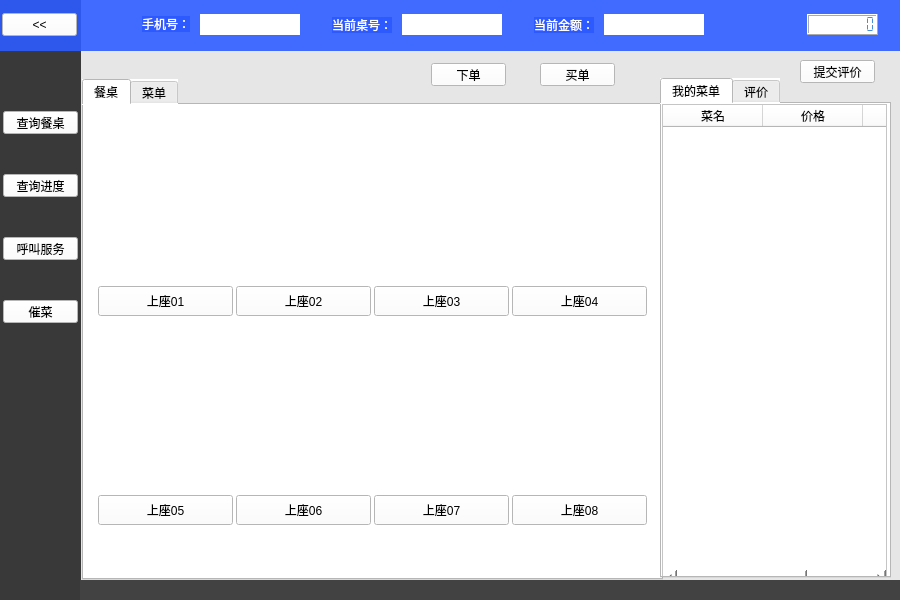
<?xml version="1.0" encoding="UTF-8"?>
<ui version="4.0">
 <class>Widget</class>
 <widget class="QWidget" name="Widget">
  <property name="geometry">
   <rect>
    <x>0</x>
    <y>0</y>
    <width>900</width>
    <height>600</height>
   </rect>
  </property>
  <property name="windowTitle">
   <string>欢迎光临天一阁餐厅</string>
  </property>
  <property name="styleSheet">
   <string notr="true">background-color: rgb(255, 255, 255);</string>
  </property>
  <widget class="QPushButton" name="back_pushButton">
   <property name="geometry">
    <rect>
     <x>2</x>
     <y>13</y>
     <width>75</width>
     <height>23</height>
    </rect>
   </property>
   <property name="styleSheet">
    <string notr="true"/>
   </property>
   <property name="text">
    <string>&lt;&lt;</string>
   </property>
  </widget>
  <widget class="QPushButton" name="order_pushButton">
   <property name="geometry">
    <rect>
     <x>431</x>
     <y>63</y>
     <width>75</width>
     <height>23</height>
    </rect>
   </property>
   <property name="styleSheet">
    <string notr="true"/>
   </property>
   <property name="text">
    <string>下单</string>
   </property>
  </widget>
  <widget class="QTabWidget" name="tabWidget">
   <property name="geometry">
    <rect>
     <x>82</x>
     <y>79</y>
     <width>581</width>
     <height>501</height>
    </rect>
   </property>
   <property name="styleSheet">
    <string notr="true">background-color: rgb(255, 255, 255);
</string>
   </property>
   <property name="tabPosition">
    <enum>QTabWidget::North</enum>
   </property>
   <property name="currentIndex">
    <number>0</number>
   </property>
   <widget class="QWidget" name="tab">
    <attribute name="title">
     <string>餐桌</string>
    </attribute>
    <widget class="QWidget" name="layoutWidget">
     <property name="geometry">
      <rect>
       <x>3</x>
       <y>21</y>
       <width>568</width>
       <height>410</height>
      </rect>
     </property>
     <layout class="QGridLayout" name="gridLayout">
      <property name="verticalSpacing">
       <number>30</number>
      </property>
      <item row="0" column="0">
       <layout class="QVBoxLayout" name="verticalLayout">
        <property name="spacing">
         <number>30</number>
        </property>
        <item>
         <widget class="QLabel" name="A1_label">
          <property name="minimumSize">
           <size>
            <width>135</width>
            <height>127</height>
           </size>
          </property>
          <property name="maximumSize">
           <size>
            <width>135</width>
            <height>127</height>
           </size>
          </property>
          <property name="styleSheet">
           <string notr="true">background-image: url(:/image/images/empty_table.png);</string>
          </property>
          <property name="text">
           <string/>
          </property>
          <property name="pixmap">
           <pixmap resource="image.qrc">:/image/images/empty1_table.png</pixmap>
          </property>
         </widget>
        </item>
        <item>
         <widget class="QPushButton" name="A1_pushButton">
          <property name="minimumSize">
           <size>
            <width>135</width>
            <height>30</height>
           </size>
          </property>
          <property name="maximumSize">
           <size>
            <width>135</width>
            <height>30</height>
           </size>
          </property>
          <property name="text">
           <string>上座01</string>
          </property>
         </widget>
        </item>
       </layout>
      </item>
      <item row="0" column="1">
       <layout class="QVBoxLayout" name="verticalLayout_2">
        <property name="spacing">
         <number>30</number>
        </property>
        <item>
         <widget class="QLabel" name="A2_label">
          <property name="minimumSize">
           <size>
            <width>135</width>
            <height>127</height>
           </size>
          </property>
          <property name="maximumSize">
           <size>
            <width>135</width>
            <height>127</height>
           </size>
          </property>
          <property name="styleSheet">
           <string notr="true">background-image: url(:/image/images/empty_table.png);</string>
          </property>
          <property name="text">
           <string/>
          </property>
          <property name="pixmap">
           <pixmap resource="image.qrc">:/image/images/empty1_table.png</pixmap>
          </property>
         </widget>
        </item>
        <item>
         <widget class="QPushButton" name="A2_pushButton">
          <property name="minimumSize">
           <size>
            <width>135</width>
            <height>30</height>
           </size>
          </property>
          <property name="maximumSize">
           <size>
            <width>135</width>
            <height>30</height>
           </size>
          </property>
          <property name="text">
           <string>上座02</string>
          </property>
         </widget>
        </item>
       </layout>
      </item>
      <item row="0" column="2">
       <layout class="QVBoxLayout" name="verticalLayout_3">
        <property name="spacing">
         <number>30</number>
        </property>
        <item>
         <widget class="QLabel" name="A3_label">
          <property name="minimumSize">
           <size>
            <width>135</width>
            <height>127</height>
           </size>
          </property>
          <property name="maximumSize">
           <size>
            <width>135</width>
            <height>127</height>
           </size>
          </property>
          <property name="styleSheet">
           <string notr="true">background-image: url(:/image/images/empty_table.png);</string>
          </property>
          <property name="text">
           <string/>
          </property>
          <property name="pixmap">
           <pixmap resource="image.qrc">:/image/images/empty1_table.png</pixmap>
          </property>
         </widget>
        </item>
        <item>
         <widget class="QPushButton" name="A3_pushButton">
          <property name="minimumSize">
           <size>
            <width>135</width>
            <height>30</height>
           </size>
          </property>
          <property name="maximumSize">
           <size>
            <width>135</width>
            <height>30</height>
           </size>
          </property>
          <property name="text">
           <string>上座03</string>
          </property>
         </widget>
        </item>
       </layout>
      </item>
      <item row="0" column="3">
       <layout class="QVBoxLayout" name="verticalLayout_4">
        <property name="spacing">
         <number>30</number>
        </property>
        <item>
         <widget class="QLabel" name="A4_label">
          <property name="minimumSize">
           <size>
            <width>135</width>
            <height>127</height>
           </size>
          </property>
          <property name="maximumSize">
           <size>
            <width>135</width>
            <height>127</height>
           </size>
          </property>
          <property name="styleSheet">
           <string notr="true">background-image: url(:/image/images/empty_table.png);</string>
          </property>
          <property name="text">
           <string/>
          </property>
          <property name="pixmap">
           <pixmap resource="image.qrc">:/image/images/empty1_table.png</pixmap>
          </property>
         </widget>
        </item>
        <item>
         <widget class="QPushButton" name="A4_pushButton">
          <property name="minimumSize">
           <size>
            <width>135</width>
            <height>30</height>
           </size>
          </property>
          <property name="maximumSize">
           <size>
            <width>145</width>
            <height>30</height>
           </size>
          </property>
          <property name="text">
           <string>上座04</string>
          </property>
         </widget>
        </item>
       </layout>
      </item>
      <item row="1" column="0">
       <layout class="QVBoxLayout" name="verticalLayout_5">
        <property name="spacing">
         <number>30</number>
        </property>
        <item>
         <widget class="QLabel" name="A5_label">
          <property name="minimumSize">
           <size>
            <width>135</width>
            <height>127</height>
           </size>
          </property>
          <property name="maximumSize">
           <size>
            <width>135</width>
            <height>127</height>
           </size>
          </property>
          <property name="styleSheet">
           <string notr="true">background-image: url(:/image/images/empty_table.png);</string>
          </property>
          <property name="text">
           <string/>
          </property>
          <property name="pixmap">
           <pixmap resource="image.qrc">:/image/images/empty1_table.png</pixmap>
          </property>
         </widget>
        </item>
        <item>
         <widget class="QPushButton" name="A5_pushButton">
          <property name="minimumSize">
           <size>
            <width>135</width>
            <height>30</height>
           </size>
          </property>
          <property name="maximumSize">
           <size>
            <width>145</width>
            <height>30</height>
           </size>
          </property>
          <property name="text">
           <string>上座05</string>
          </property>
         </widget>
        </item>
       </layout>
      </item>
      <item row="1" column="1">
       <layout class="QVBoxLayout" name="verticalLayout_6">
        <property name="spacing">
         <number>30</number>
        </property>
        <item>
         <widget class="QLabel" name="A6_label">
          <property name="minimumSize">
           <size>
            <width>135</width>
            <height>127</height>
           </size>
          </property>
          <property name="maximumSize">
           <size>
            <width>135</width>
            <height>127</height>
           </size>
          </property>
          <property name="styleSheet">
           <string notr="true">background-image: url(:/image/images/empty_table.png);</string>
          </property>
          <property name="text">
           <string/>
          </property>
          <property name="pixmap">
           <pixmap resource="image.qrc">:/image/images/empty1_table.png</pixmap>
          </property>
         </widget>
        </item>
        <item>
         <widget class="QPushButton" name="A6_pushButton">
          <property name="minimumSize">
           <size>
            <width>135</width>
            <height>30</height>
           </size>
          </property>
          <property name="maximumSize">
           <size>
            <width>145</width>
            <height>30</height>
           </size>
          </property>
          <property name="text">
           <string>上座06</string>
          </property>
         </widget>
        </item>
       </layout>
      </item>
      <item row="1" column="2">
       <layout class="QVBoxLayout" name="verticalLayout_7">
        <property name="spacing">
         <number>30</number>
        </property>
        <item>
         <widget class="QLabel" name="A7_label">
          <property name="minimumSize">
           <size>
            <width>135</width>
            <height>127</height>
           </size>
          </property>
          <property name="maximumSize">
           <size>
            <width>135</width>
            <height>127</height>
           </size>
          </property>
          <property name="styleSheet">
           <string notr="true">background-image: url(:/image/images/empty_table.png);</string>
          </property>
          <property name="text">
           <string/>
          </property>
          <property name="pixmap">
           <pixmap resource="image.qrc">:/image/images/empty1_table.png</pixmap>
          </property>
         </widget>
        </item>
        <item>
         <widget class="QPushButton" name="A7_pushButton">
          <property name="minimumSize">
           <size>
            <width>135</width>
            <height>30</height>
           </size>
          </property>
          <property name="maximumSize">
           <size>
            <width>145</width>
            <height>30</height>
           </size>
          </property>
          <property name="text">
           <string>上座07</string>
          </property>
         </widget>
        </item>
       </layout>
      </item>
      <item row="1" column="3">
       <layout class="QVBoxLayout" name="verticalLayout_8">
        <property name="spacing">
         <number>30</number>
        </property>
        <item>
         <widget class="QLabel" name="A8_label">
          <property name="minimumSize">
           <size>
            <width>135</width>
            <height>127</height>
           </size>
          </property>
          <property name="maximumSize">
           <size>
            <width>135</width>
            <height>127</height>
           </size>
          </property>
          <property name="styleSheet">
           <string notr="true">background-image: url(:/image/images/empty_table.png);</string>
          </property>
          <property name="text">
           <string/>
          </property>
          <property name="pixmap">
           <pixmap resource="image.qrc">:/image/images/empty1_table.png</pixmap>
          </property>
         </widget>
        </item>
        <item>
         <widget class="QPushButton" name="A8_pushButton">
          <property name="minimumSize">
           <size>
            <width>135</width>
            <height>30</height>
           </size>
          </property>
          <property name="maximumSize">
           <size>
            <width>145</width>
            <height>30</height>
           </size>
          </property>
          <property name="text">
           <string>上座08</string>
          </property>
         </widget>
        </item>
       </layout>
      </item>
     </layout>
    </widget>
   </widget>
   <widget class="QWidget" name="tab_3">
    <attribute name="title">
     <string>菜单</string>
    </attribute>
    <widget class="QTableWidget" name="menu_tableWidget">
     <property name="geometry">
      <rect>
       <x>0</x>
       <y>0</y>
       <width>571</width>
       <height>481</height>
      </rect>
     </property>
     <property name="editTriggers">
      <set>QAbstractItemView::NoEditTriggers</set>
     </property>
     <property name="showGrid">
      <bool>true</bool>
     </property>
     <property name="wordWrap">
      <bool>true</bool>
     </property>
     <property name="cornerButtonEnabled">
      <bool>true</bool>
     </property>
     <column>
      <property name="text">
       <string>菜品图</string>
      </property>
     </column>
     <column>
      <property name="text">
       <string>编号</string>
      </property>
     </column>
     <column>
      <property name="text">
       <string>类别</string>
      </property>
     </column>
     <column>
      <property name="text">
       <string>菜名</string>
      </property>
     </column>
     <column>
      <property name="text">
       <string>价格</string>
      </property>
     </column>
     <column>
      <property name="text">
       <string>点菜</string>
      </property>
     </column>
    </widget>
   </widget>
  </widget>
  <widget class="QPushButton" name="water_pushButton">
   <property name="geometry">
    <rect>
     <x>3</x>
     <y>237</y>
     <width>75</width>
     <height>23</height>
    </rect>
   </property>
   <property name="text">
    <string>呼叫服务</string>
   </property>
  </widget>
  <widget class="QPushButton" name="hurry_pushButton">
   <property name="geometry">
    <rect>
     <x>3</x>
     <y>300</y>
     <width>75</width>
     <height>23</height>
    </rect>
   </property>
   <property name="text">
    <string>催菜</string>
   </property>
  </widget>
  <widget class="QTabWidget" name="tabWidget_2">
   <property name="geometry">
    <rect>
     <x>660</x>
     <y>78</y>
     <width>231</width>
     <height>500</height>
    </rect>
   </property>
   <property name="styleSheet">
    <string notr="true">background-color: rgb(255, 255, 255);</string>
   </property>
   <property name="currentIndex">
    <number>0</number>
   </property>
   <widget class="QWidget" name="tab_2">
    <attribute name="title">
     <string>我的菜单</string>
    </attribute>
    <widget class="QTableWidget" name="mymenu_tableWidget">
     <property name="geometry">
      <rect>
       <x>0</x>
       <y>0</y>
       <width>225</width>
       <height>481</height>
      </rect>
     </property>
     <property name="editTriggers">
      <set>QAbstractItemView::NoEditTriggers</set>
     </property>
     <column>
      <property name="text">
       <string>菜名</string>
      </property>
     </column>
     <column>
      <property name="text">
       <string>价格</string>
      </property>
     </column>
     <column>
      <property name="text">
       <string>删除</string>
      </property>
     </column>
    </widget>
   </widget>
   <widget class="QWidget" name="tab_4">
    <attribute name="title">
     <string>评价</string>
    </attribute>
    <widget class="QTableWidget" name="evaluate_tableWidget">
     <property name="geometry">
      <rect>
       <x>0</x>
       <y>0</y>
       <width>256</width>
       <height>481</height>
      </rect>
     </property>
     <property name="editTriggers">
      <set>QAbstractItemView::NoEditTriggers</set>
     </property>
     <column>
      <property name="text">
       <string>项目</string>
      </property>
     </column>
     <column>
      <property name="text">
       <string>评分</string>
      </property>
     </column>
    </widget>
   </widget>
  </widget>
  <widget class="QPushButton" name="pay_pushButton">
   <property name="geometry">
    <rect>
     <x>540</x>
     <y>63</y>
     <width>75</width>
     <height>23</height>
    </rect>
   </property>
   <property name="text">
    <string>买单</string>
   </property>
  </widget>
  <widget class="QPushButton" name="submit_pushButton">
   <property name="geometry">
    <rect>
     <x>800</x>
     <y>60</y>
     <width>75</width>
     <height>23</height>
    </rect>
   </property>
   <property name="styleSheet">
    <string notr="true"/>
   </property>
   <property name="text">
    <string>提交评价</string>
   </property>
  </widget>
  <widget class="QPushButton" name="query_pushButton">
   <property name="geometry">
    <rect>
     <x>3</x>
     <y>174</y>
     <width>75</width>
     <height>23</height>
    </rect>
   </property>
   <property name="text">
    <string>查询进度</string>
   </property>
  </widget>
  <widget class="QPushButton" name="querytable_pushButton">
   <property name="geometry">
    <rect>
     <x>3</x>
     <y>111</y>
     <width>75</width>
     <height>23</height>
    </rect>
   </property>
   <property name="text">
    <string>查询餐桌</string>
   </property>
  </widget>
  <widget class="QLabel" name="black_label">
   <property name="geometry">
    <rect>
     <x>0</x>
     <y>0</y>
     <width>81</width>
     <height>601</height>
    </rect>
   </property>
   <property name="styleSheet">
    <string notr="true">background-color: rgb(57, 57, 57);</string>
   </property>
   <property name="text">
    <string/>
   </property>
  </widget>
  <widget class="QLabel" name="label_5">
   <property name="geometry">
    <rect>
     <x>80</x>
     <y>580</y>
     <width>821</width>
     <height>21</height>
    </rect>
   </property>
   <property name="styleSheet">
    <string notr="true">background-color: rgb(66, 66, 66);</string>
   </property>
   <property name="text">
    <string/>
   </property>
  </widget>
  <widget class="QLabel" name="label_6">
   <property name="geometry">
    <rect>
     <x>0</x>
     <y>0</y>
     <width>901</width>
     <height>51</height>
    </rect>
   </property>
   <property name="styleSheet">
    <string notr="true">background-color: rgba(44, 90, 255, 230);</string>
   </property>
   <property name="text">
    <string/>
   </property>
   <property name="alignment">
    <set>Qt::AlignCenter</set>
   </property>
  </widget>
  <widget class="QLabel" name="pn_label">
   <property name="geometry">
    <rect>
     <x>200</x>
     <y>14</y>
     <width>100</width>
     <height>21</height>
    </rect>
   </property>
   <property name="minimumSize">
    <size>
     <width>100</width>
     <height>21</height>
    </size>
   </property>
   <property name="maximumSize">
    <size>
     <width>100</width>
     <height>21</height>
    </size>
   </property>
   <property name="styleSheet">
    <string notr="true">color: rgb(255, 255, 255);
background-color: rgb(255, 255, 255);</string>
   </property>
   <property name="text">
    <string/>
   </property>
   <property name="alignment">
    <set>Qt::AlignCenter</set>
   </property>
  </widget>
  <widget class="QLabel" name="pn_label_2">
   <property name="geometry">
    <rect>
     <x>142</x>
     <y>16</y>
     <width>48</width>
     <height>16</height>
    </rect>
   </property>
   <property name="styleSheet">
    <string notr="true">background-color: rgba(44, 90, 255);
color: rgb(255, 255, 255);</string>
   </property>
   <property name="text">
    <string>手机号：</string>
   </property>
  </widget>
  <widget class="QLabel" name="tablenumber_label_2">
   <property name="geometry">
    <rect>
     <x>332</x>
     <y>17</y>
     <width>60</width>
     <height>16</height>
    </rect>
   </property>
   <property name="styleSheet">
    <string notr="true">background-color: rgba(44, 90, 255);
color: rgb(255, 255, 255);</string>
   </property>
   <property name="text">
    <string>当前桌号：</string>
   </property>
   <property name="alignment">
    <set>Qt::AlignCenter</set>
   </property>
  </widget>
  <widget class="QLabel" name="tablenumber_label">
   <property name="geometry">
    <rect>
     <x>402</x>
     <y>14</y>
     <width>100</width>
     <height>21</height>
    </rect>
   </property>
   <property name="minimumSize">
    <size>
     <width>100</width>
     <height>21</height>
    </size>
   </property>
   <property name="maximumSize">
    <size>
     <width>100</width>
     <height>21</height>
    </size>
   </property>
   <property name="styleSheet">
    <string notr="true">color: rgb(255, 255, 255);
background-color: rgb(255, 255, 255);</string>
   </property>
   <property name="text">
    <string/>
   </property>
   <property name="alignment">
    <set>Qt::AlignCenter</set>
   </property>
  </widget>
  <widget class="QLabel" name="label_2">
   <property name="geometry">
    <rect>
     <x>534</x>
     <y>17</y>
     <width>60</width>
     <height>16</height>
    </rect>
   </property>
   <property name="styleSheet">
    <string notr="true">background-color: rgba(44, 90, 255);
color: rgb(255, 255, 255);</string>
   </property>
   <property name="text">
    <string>当前金额：</string>
   </property>
   <property name="alignment">
    <set>Qt::AlignCenter</set>
   </property>
  </widget>
  <widget class="QLabel" name="fee_label">
   <property name="geometry">
    <rect>
     <x>604</x>
     <y>14</y>
     <width>100</width>
     <height>21</height>
    </rect>
   </property>
   <property name="minimumSize">
    <size>
     <width>100</width>
     <height>21</height>
    </size>
   </property>
   <property name="maximumSize">
    <size>
     <width>100</width>
     <height>21</height>
    </size>
   </property>
   <property name="styleSheet">
    <string notr="true">background-color: rgb(255, 255, 255);
color: rgb(255, 255, 255);</string>
   </property>
   <property name="text">
    <string>￥</string>
   </property>
   <property name="alignment">
    <set>Qt::AlignCenter</set>
   </property>
  </widget>
  <widget class="QLabel" name="label">
   <property name="geometry">
    <rect>
     <x>80</x>
     <y>50</y>
     <width>821</width>
     <height>541</height>
    </rect>
   </property>
   <property name="styleSheet">
    <string notr="true">background-color: rgb(230, 230, 230);</string>
   </property>
   <property name="text">
    <string/>
   </property>
  </widget>
  <widget class="QLCDNumber" name="lcdNumber">
   <property name="geometry">
    <rect>
     <x>807</x>
     <y>14</y>
     <width>71</width>
     <height>21</height>
    </rect>
   </property>
   <property name="minimumSize">
    <size>
     <width>71</width>
     <height>21</height>
    </size>
   </property>
   <property name="maximumSize">
    <size>
     <width>71</width>
     <height>21</height>
    </size>
   </property>
   <property name="styleSheet">
    <string notr="true">color: rgb(71, 143, 214);</string>
   </property>
   <property name="frameShape">
    <enum>QFrame::Box</enum>
   </property>
   <property name="digitCount">
    <number>8</number>
   </property>
   <property name="segmentStyle">
    <enum>QLCDNumber::Flat</enum>
   </property>
  </widget>
  <zorder>label</zorder>
  <zorder>black_label</zorder>
  <zorder>label_5</zorder>
  <zorder>label_6</zorder>
  <zorder>tabWidget</zorder>
  <zorder>pay_pushButton</zorder>
  <zorder>back_pushButton</zorder>
  <zorder>water_pushButton</zorder>
  <zorder>order_pushButton</zorder>
  <zorder>submit_pushButton</zorder>
  <zorder>query_pushButton</zorder>
  <zorder>querytable_pushButton</zorder>
  <zorder>hurry_pushButton</zorder>
  <zorder>tabWidget_2</zorder>
  <zorder>pn_label</zorder>
  <zorder>pn_label_2</zorder>
  <zorder>tablenumber_label_2</zorder>
  <zorder>tablenumber_label</zorder>
  <zorder>label_2</zorder>
  <zorder>fee_label</zorder>
  <zorder>lcdNumber</zorder>
 </widget>
 <layoutdefault spacing="6" margin="11"/>
 <resources>
  <include location="image.qrc"/>
 </resources>
 <connections/>
</ui>
